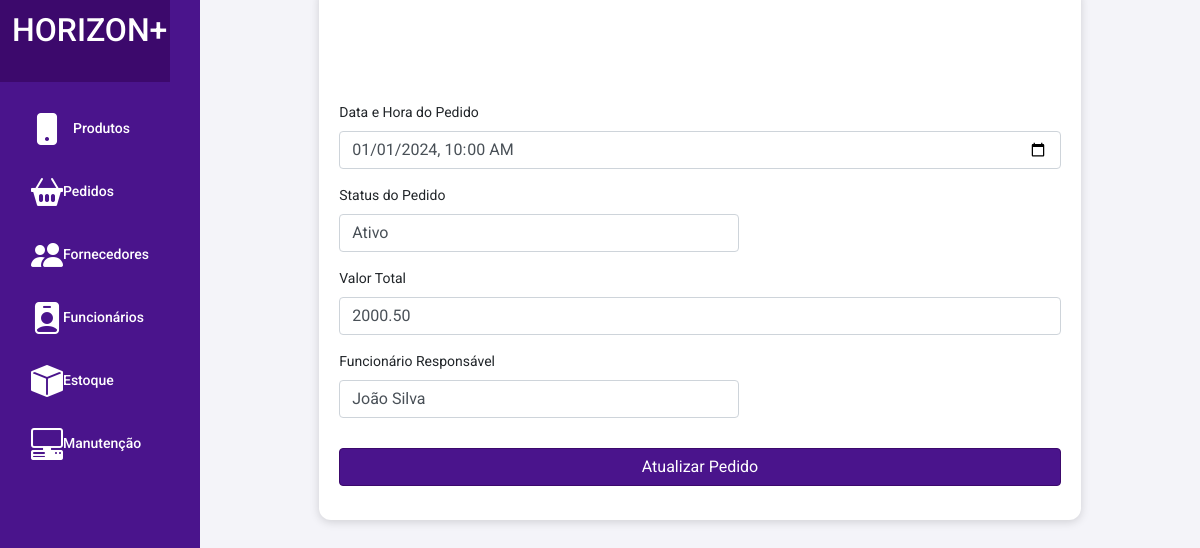
Page /update_pedidos.php?id=1 on the committed database.
### tables this page shows
CREATE TABLE IF NOT EXISTS pedidos (
    pedido_id INT(11) AUTO_INCREMENT PRIMARY KEY,
    data_pedido DATETIME NOT NULL,
    status ENUM('Ativo', 'Inativo', 'Suspenso') NOT NULL,
    valor_total DECIMAL(10,2),
    funcionario_id INT NOT NULL,
    FOREIGN KEY (funcionario_id) REFERENCES funcionarios(funcionario_id)
);

CREATE TABLE IF NOT EXISTS funcionarios (
    funcionario_id INT(11) AUTO_INCREMENT PRIMARY KEY,
    nome VARCHAR(100) NOT NULL,
    cargo VARCHAR(50) NOT NULL,
    setor_id INT NOT NULL,
    telefone VARCHAR(20),
    email VARCHAR(100) NOT NULL,
    data_admissao DATE NOT NULL,
    salario VARCHAR(20),
    metodo_pagamento VARCHAR(500),
    FOREIGN KEY (setor_id) REFERENCES setores(setor_id)
);

### update_pedidos.php (the view, shortened to what this page needs)
<?php
include 'config.php';
if (isset($_GET['id'])) {
    $id = $_GET['id'];
    $sql = "SELECT * FROM pedidos WHERE pedido_id = :id";
    $stmt = $conn->prepare($sql);
    $stmt->bindParam(':id', $id, PDO::PARAM_INT);
    $stmt->execute();
    $row = $stmt->fetch(PDO::FETCH_ASSOC);
    $sql_funcionarios = "SELECT funcionario_id, nome FROM funcionarios";
    $stmt_funcionarios = $conn->prepare($sql_funcionarios);
    $stmt_funcionarios->execute();
    $result_funcionarios = $stmt_funcionarios->fetchAll(PDO::FETCH_ASSOC);
} else {
    echo "ID não encontrado.";
    exit();
}
?>
<!DOCTYPE html>
<html lang="pt-br">
<head>
    <link rel="stylesheet" href="src/css/styles.css">
    <link href="https://cdn.jsdelivr.net/npm/bootstrap@5.3.3/dist/css/bootstrap.min.css" rel="stylesheet">
    <link href="https://stackpath.bootstrapcdn.com/bootstrap/4.5.2/css/bootstrap.min.css" rel="stylesheet">
    <link rel="stylesheet" href="https://cdnjs.cloudflare.com/ajax/libs/bootstrap-icons/1.10.3/font/bootstrap-icons.min.css">
    <link rel="stylesheet" href="src/css/styles.css">
</head>
<body>
    <div class="container-fluid">
        <div class="row">
        <nav class="col-md-2 d-none d-md-block bg-purple sidebar">
                <div class="logo text-center py-4">
                    <h2>HORIZON+</h2>
                </div>
                <div class="sidebar-sticky">
                    <ul class="nav flex-column">
                        <li class="nav-item">
                            <a class="nav-link active" href="produtos.php">
                                <i class="bi bi-phone-fill icon-large"></i>
                                <span>Produtos</span>
                            </a>
                        </li>
                        <li class="nav-item"><a class="nav-link" href="pedidos.php"><i class="bi bi-basket2-fill icon-large"></i> Pedidos</a></li>
                        <li class="nav-item"><a class="nav-link" href="fornecedores.php"><i class="bi bi-people-fill icon-large"></i> Fornecedores</a></li>
                        <li class="nav-item"><a class="nav-link" href="funcionarios.php"><i class="bi bi-person-badge-fill icon-large"></i> Funcionários</a></li>
                        <li class="nav-item"><a class="nav-link" href="estoque.php"><i class="bi bi-box-fill icon-large"></i> Estoque</a></li>
                        <li class="nav-item"><a class="nav-link" href="manutencao.php"><i class="bi bi-pc-display-horizontal icon-large"></i> Manutenção</a></li>
                    </ul>
                </div>
            </nav>
            <main role="main" class="col-md-9 ml-sm-auto col-lg-10 px-md-4">
            <div class="container">
            <h2 class="mt-5">Atualizar Pedido</h2>
            <form action="?id=<?php echo $row['pedido_id']; ?>" method="post">
                <div class="mb-3">
                    <label for="datahora_pedido" class="form-label">Data e Hora do Pedido</label>
                    <input type="datetime-local" name="datahora_pedido" class="form-control" id="datahora_pedido"
                        value="<?php echo date('Y-m-d\TH:i', strtotime($row['data_pedido'])); ?>" required>
                </div>
                <div class="mb-3">
                    <label for="status" class="form-label">Status do Pedido</label>
                    <select class="form-control" id="status" name="status" required>
                        <option value="Ativo" <?php if ($row['status'] == 'Ativo') echo 'selected'; ?>>Ativo</option>
                    </select>
                </div>
                <div class="mb-3">
                    <label for="valor_total" class="form-label">Valor Total</label>
                    <input type="text" name="valor_total" class="form-control" id="valor_total" value="<?php echo $row['valor_total']; ?>" required>
                </div>
                <div class="mb-3">
                    <label for="funcionario_responsavel" class="form-label">Funcionário Responsável</label>
                    <select class="form-control" id="funcionario_responsavel" name="funcionario_id" required>
                        <?php foreach ($result_funcionarios as $funcionario) { ?>
                            <option value="<?= $funcionario['funcionario_id'] ?>" <?php if ($funcionario['funcionario_id'] == $row['funcionario_id']) echo 'selected'; ?>>
                                <?= $funcionario['nome'] ?>
                            </option>
                        <?php } ?>
                    </select>
                </div>
                <button type="submit" class="btn btn-primary">Atualizar Pedido</button>
                </form>
                        </main>
        </div>
    </div>
</body>
</html>

### src/css/styles.css (style rules this page uses)
:root { --bg-purple: #4A148C; --depp-purple: #3c096c; --text-white: #fff; --font-size-logo: 1.5rem; --font-weight-bold: bold; --font-size-base: 0.875rem; --padding-top-sidebar: 0; --margin-bottom-logo: 20px; --icon-size-small: 16px; --icon-size-medium: 24px; --icon-size-large: 32px; }
body { font-size: var(--font-size-base); }
select { width: 400px !important; }
.sidebar { background-color: var(--bg-purple); height: auto; padding-top: var(--padding-top-sidebar); }
.sidebar .logo { position: relative; text-align: center; color: var(--text-white); font-size: var(--font-size-logo); font-weight: bolder; padding: 15px; margin: 0; margin-left: -15px; width: 100%; max-width: 100%; background-color: var(--deep-purple); }
.sidebar .nav-link { color: var(--text-white); font-weight: 500; display: flex; align-items: center; margin-top: 15px; }
.sidebar .nav-link.active { color: var(--text-white); }
.sidebar .nav-link span { margin-left: 10px; }
.sidebar-sticky { position: -webkit-sticky; position: sticky; top: 0; height: calc(100vh - 48px); padding-top: 0.5rem; overflow-x: hidden; overflow-y: auto; }
input { display: block; height: 37px; border: 1px solid #ccc; border-radius: 4px; padding: 4px 10px; }
.icon-large { font-size: var(--icon-size-large); }
@media (max-width: 1200px) { .sidebar .logo { font-size: calc(var(--font-size-logo) * 0.9); padding: 12px; } }

### update_pedidos.php (style rules this page uses)
:root { --bg-purple: #4A148C; --deep-purple: #3c096c; --text-white: #fff; --border-color: #ddd; --action-edit: #4CAF50; --action-delete: #E53935; }
body { font-family: 'Roboto', sans-serif; background-color: #f4f4f9; display: flex; justify-content: center; align-items: center; height: 100vh; margin: 0; flex-direction: column; }
.container { width: 80%; max-width: 1200px; padding: 20px; background-color: white; box-shadow: 0 2px 10px rgba(0, 0, 0, 0.15); border-radius: 12px; margin-bottom: 20px; }
h2 { font-weight: 500; color: white; text-align: center; }
.btn-primary { margin-top: 2%; margin-left: 0%; width: 100%; background-color: var(--bg-purple); border-color: var(--depp-purple); }

### rows in the picture
pedidos: datahora_pedido "01/01/2024 10:00", status "Ativo", valor_total "2000.50", funcionario_id "João Silva"
